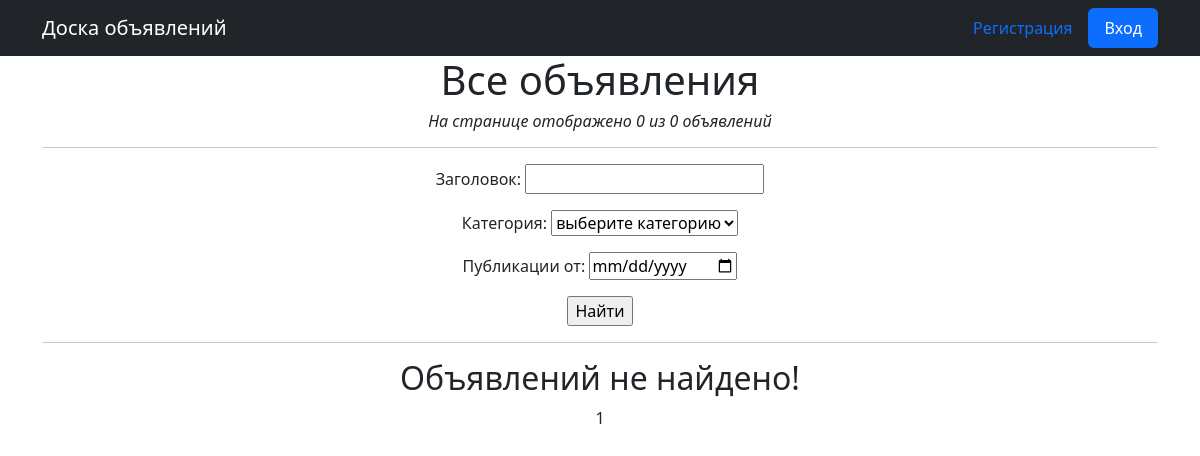
Before: /adverts/ with the older database file.
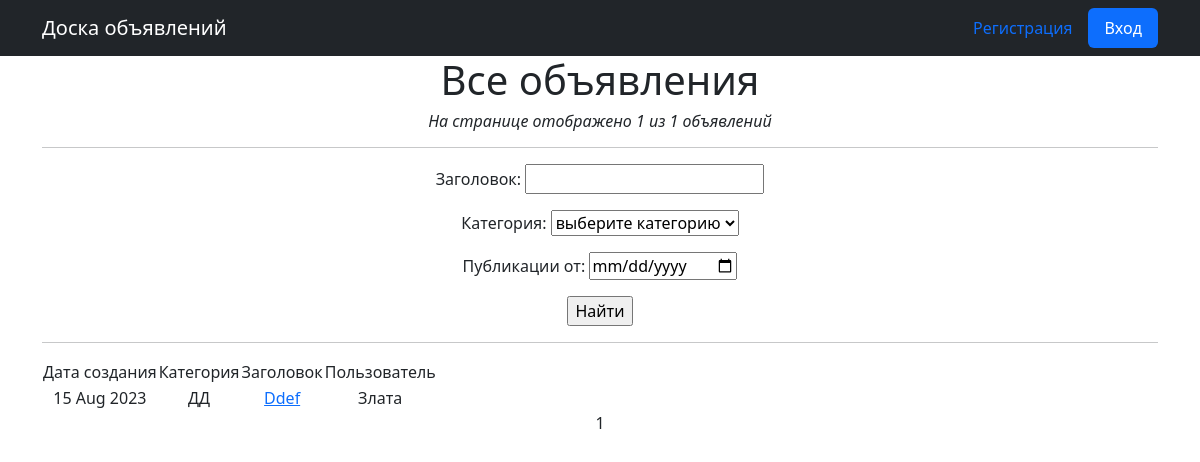
After: the same page with the newer database file.
### advert/models.py (models this page shows, shortened)
class Post(models.Model):
    created_at = models.DateTimeField('дата создания', auto_now_add=True)
    category = models.ForeignKey(
        Category,
        related_name='posts',
        verbose_name='категория',
        on_delete=models.CASCADE,
    )
    title = models.CharField('заголовок', max_length=256)
    attachments = tinymce_models.HTMLField()
    author = models.ForeignKey(
        User,
        on_delete=models.CASCADE,
        verbose_name='автор',
        related_name='posts'
    )
    class Meta:
        ordering = ('-created_at',)
        verbose_name = 'объявление'
        verbose_name_plural = 'объявления'

class Category(models.Model):
    name = models.CharField('название', max_length=64, unique=True)
    def __str__(self):
        return f'{self.name}'
    class Meta:
        ordering = ('name',)
        verbose_name = 'категория'
        verbose_name_plural = 'категории'

### users/models.py (models this page shows)
class User(AbstractUser):
    pass

### advert/views.py (the view)
# urls.py: path('', AdvertsListView.as_view(), name='adverts_list'),
class AdvertsListView(ListView):
    model = Post
    template_name = 'adverts.html'
    context_object_name = 'adverts'
    paginate_by = 10
    def get_queryset(self):
        if self.request.user.is_authenticated:
            queryset = Post.objects.filter(~Q(author=self.request.user))
        else:
            queryset = super().get_queryset()
        self.filterset = AdvertFilter(self.request.GET, queryset)
        return self.filterset.qs
    def get_context_data(self, **kwargs):
        context = super().get_context_data(**kwargs)
        context['filterset'] = self.filterset
        return context

### templates/adverts.html (shortened to what this page needs)
{% extends 'flatpages/default.html' %}
{% block content %}
<h1>Все объявления</h1>
<h6><i>На странице отображено {{adverts|length}} из {{paginator.count}} объявлений</i></h6>
<hr>
<form action="" method="get">
   {{ filterset.form.as_p }}
   <input type="submit" value="Найти" />
</form>
<hr>
{% if adverts %}
    <table>
        <tr>
            <td>Дата создания</td>
            <td>Категория</td>
            <td>Заголовок</td>
            <td>Пользователь</td>
        </tr>
        {% for advert in adverts %}
        <tr>
            <td>{{ advert.created_at|date:'d M Y' }}</td>
            <td>{{ advert.category }}</td>
            <td>
                <a href="{% url 'advert_detail' advert.id %}">{{ advert.title }}</a>
            </td>
            <td>{{ advert.author.first_name }}</td>
        </tr>
        {% endfor %}
    </table>
{% else %}
    <h2>Объявлений не найдено!</h2>
{% endif %}
   {{ page_obj.number }}
{% endblock content %}

Changed rows visible on the page:
added Post: created_at "15 Aug 2023", category "ДД", title "Ddef", author.first_name "Злата"
Other visible differences:
{{ adverts|length }}: "0" → "1"
{{ paginator.count }}: "0" → "1"
text no longer shown: "Объявлений не найдено!"
text now shown: "Дата создания Категория Заголовок Пользователь"
